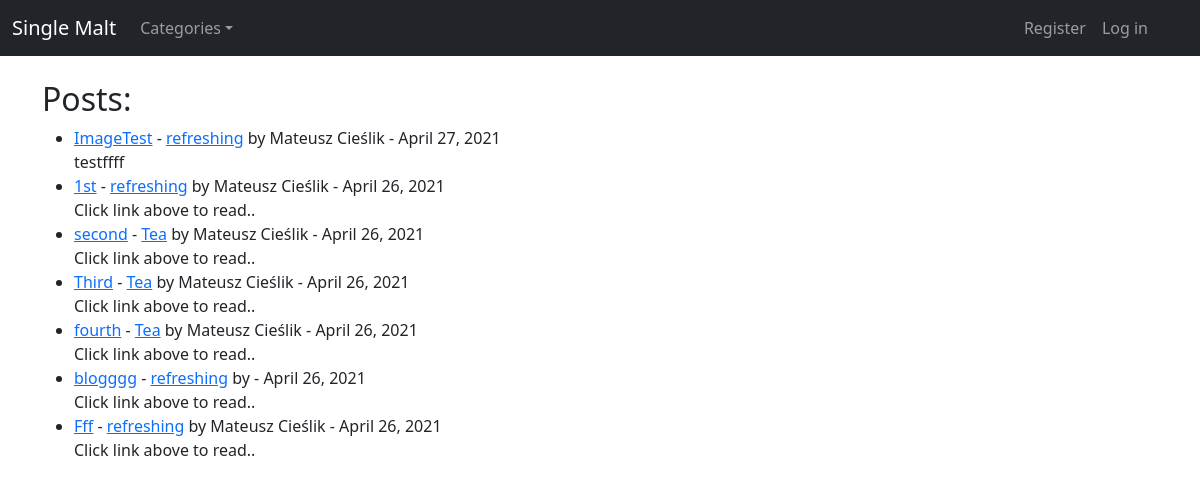
The app's page /, older data.
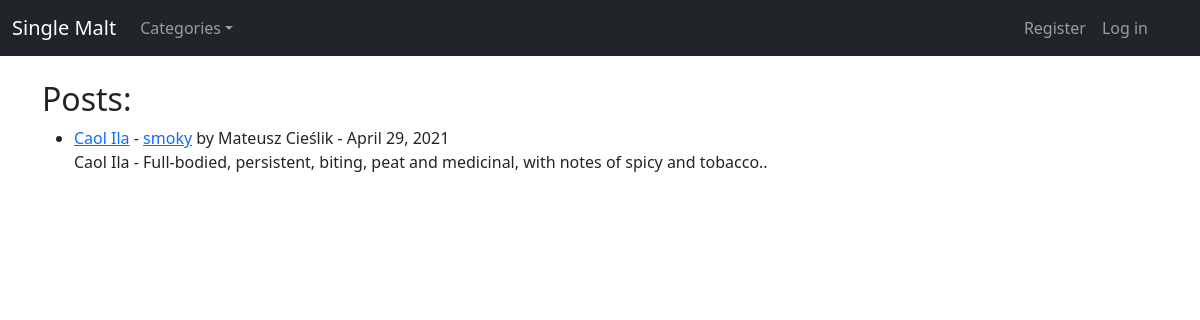
The same page, newer data.
### yerbata/models.py (models this page shows, shortened)
class Post(models.Model):
    title = models.CharField(max_length=255)
    header_image = models.ImageField(null=True, blank=True, upload_to="images/")
    title_tag = models.CharField(max_length=255, default="Single Malt")
    author = models.ForeignKey(User, on_delete=models.CASCADE)
    body = RichTextField(blank=True, null=True)
    post_date = models.DateField(auto_now_add=True)
    category = models.CharField(max_length=255, default='Single Malt')
    snippet = models.CharField(max_length=255)
    likes = models.ManyToManyField(User, related_name='blog_posts')

### yerbata/views.py (the view)
# urls.py: path('', HomeView.as_view(), name='home'),
class HomeView(ListView):
    model = Post
    template_name = 'home.html'
    cats = Category.objects.all()
    ordering = ['-post_date']
    def get_context_data(self, *args, **kwargs):
        cat_menu = Category.objects.all()
        context = super(HomeView, self).get_context_data(*args, **kwargs)
        context["cat_menu"] = cat_menu
        return context

### yerbata/models.py (called while the page is built)
    def __str__(self):
        return self.name

### yerbata/templates/home.html (shortened to what this page needs)
{% extends 'base.html' %}
{% block content %}
<h2>Posts:</h2>
<ul>
{% for post in object_list %}
        <li><a href="{% url 'article-detail' post.pk %}">{{ post.title }}</a> - <a href="{% url 'category' post.category %}">{{ post.category }}</a> by {{ post.author.first_name }} {{ post.author.last_name }} - {{ post.post_date }} <br/>{{ post.snippet }}</li>
{% endfor%}
</ul>
{% endblock %}

Row changes from the older to the newer data that the page shows:
removed Post: title "ImageTest", category "refreshing", author.first_name "Mateusz", author.last_name "Cieślik", post_date "April 27, 2021", snippet "testffff"
removed Post: title "1st", category "refreshing", author.first_name "Mateusz", author.last_name "Cieślik", post_date "April 26, 2021", snippet "Click link above to read.."
removed Post: title "second", category "Tea", author.first_name "Mateusz", author.last_name "Cieślik", post_date "April 26, 2021", snippet "Click link above to read.."
removed Post: title "Third", category "Tea", author.first_name "Mateusz", author.last_name "Cieślik", post_date "April 26, 2021", snippet "Click link above to read.."
removed Post: title "fourth", category "Tea", author.first_name "Mateusz", author.last_name "Cieślik", post_date "April 26, 2021", snippet "Click link above to read.."
removed Post: title "blogggg", category "refreshing", post_date "April 26, 2021", snippet "Click link above to read.."
removed Post: title "Fff", category "refreshing", author.first_name "Mateusz", author.last_name "Cieślik", post_date "April 26, 2021", snippet "Click link above to read.."
added Post: title "Caol Ila", category "smoky", author.first_name "Mateusz", author.last_name "Cieślik", post_date "April 29, 2021", snippet "Caol Ila - Full-bodied, persistent, biting, peat and medicinal, with notes of spicy and tobacco.."
